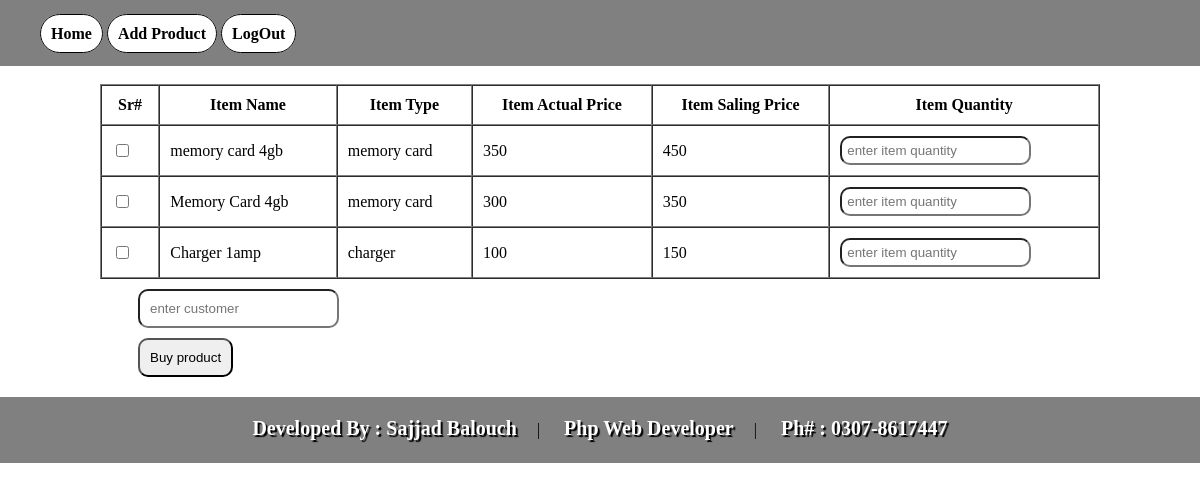
The app's page /home.php with its own data.
### tables this page shows
CREATE TABLE `item` (
  `item_id` int(11) NOT NULL,
  `item_name` varchar(100) NOT NULL,
  `item_price` int(100) NOT NULL,
  `item_sprice` int(100) NOT NULL,
  `item_type` varchar(100) NOT NULL,
  `item_q` int(11) NOT NULL,
  `created` datetime NOT NULL
);

### home.php (the view, shortened to what this page needs)
<?php
	include 'header.php';
	include 'connection.php';
?>
<form method="post" action="buy.php">
<br><table id="tab" border="1" cellspacing="0px" cellpadding="10px" width="1000px" align="center">
	<tr>
		<th>Sr#</th>
		<th>Item Name</th>
		<th>Item Type</th>
		<th>Item Actual Price</th>
		<th>Item Saling Price</th>
		<th>Item Quantity</th>
	</tr>
<?php   $ite = 0;
	$sel ="SELECT * from item";
	$ex_sel = mysqli_query($con,$sel) or die(mysqli_error($con));
	while($row = mysqli_fetch_array($ex_sel)){
		$item_id = $row['item_id'];
		$p_name = $row['item_name'];
		$p_price = $row['item_price'];
		$p_sprice = $row['item_sprice'];
		$p_type = $row['item_type'];
?>
	<tr>
		<td><input type="checkbox" value="<?php echo $item_id;?>||<?php echo $item_id;?>
            ||<?php echo $p_sprice;?>" name="pro[]"></td>
		<td><?php echo $p_name ?></td>
		<td><?php echo $p_type ?></td>
		<td><?php echo $p_price ?></td>
		<td><?php echo $p_sprice ?></td>
		<td><input type="text" name="qty<?php echo $item_id ?>" placeholder="enter item quantity" class="q_but"></td>
	</tr>
<?php
	$ite++;}
?>
</table>
        <div id="person">
            <input type="text" placeholder="enter customer" name="cus_name" class="buy_but"><br>
            <input type="submit" value="Buy product" class="buy_but">
        </div>
    </form>
<?php
	include 'footer.php';
 ?>

### header.php (shortened to what this page needs)
<!DOCTYPE html>
<html>
<head>
	<link rel="stylesheet" type="text/css" href="style.css">
</head>
<body>
	<div class="container">
		<div class="nav">
			<ul>
				<li><a href="home.php">Home</a></li>
				<li><a href="addp.php">Add Product</a></li>
				<li><a href="logout.php">LogOut</a></li>
			</ul>
		</div>
	</div>

### footer.php
<div class="footer">
	<center>
		<li>Developed By : Sajjad Balouch</li>|
		<li>Php Web Developer</li>|
		<li>Ph# : 0307-8617447</li>
	</center>
</div>
</body>
</html>

### style.css (style rules this page uses)
body { margin: 0px; padding: 0px; }
.container { width: 100%; background-color: gray; margin-top: -16px; height: 66px; }
.container ul li { list-style: none; display:inline-block; }
.container .nav { height: 10px; }
.container ul { padding-top: 25px; }
.container ul li a { width:50px; border:1px solid black; padding: 10px; background-color: white; color: black; text-decoration: none; font-weight: bold; border-radius: 30px; }
.footer { width: 100%; background-color: gray; margin-top: -16px; height: 66px; margin-top: 20px; }
.buy_but { margin: 10px 0px 0px 138px; border-radius: 10px; padding: 10px; }
.q_but { border-radius: 10px; padding: 5px; }
.footer li { list-style: none; display: inline-block; padding: 20px; color: white; text-shadow:2px 2px 1px black; font-size: 20px; font-weight: bolder; }

### records on screen
item: item_name "memory card 4gb", item_type "memory card", item_price "350", item_sprice "450"
item: item_name "Memory Card 4gb", item_type "memory card", item_price "300", item_sprice "350"
item: item_name "Charger 1amp", item_type "charger", item_price "100", item_sprice "150"
